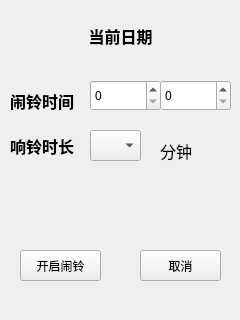
<?xml version="1.0" encoding="UTF-8"?>
<ui version="4.0">
 <class>AlarmWidget</class>
 <widget class="QWidget" name="AlarmWidget">
  <property name="geometry">
   <rect>
    <x>0</x>
    <y>0</y>
    <width>240</width>
    <height>320</height>
   </rect>
  </property>
  <property name="windowTitle">
   <string>Form</string>
  </property>
  <widget class="QLabel" name="label_2">
   <property name="geometry">
    <rect>
     <x>10</x>
     <y>130</y>
     <width>71</width>
     <height>31</height>
    </rect>
   </property>
   <property name="font">
    <font>
     <family>Adobe Arabic</family>
     <pointsize>12</pointsize>
     <weight>75</weight>
     <bold>true</bold>
    </font>
   </property>
   <property name="text">
    <string>响铃时长</string>
   </property>
  </widget>
  <widget class="QPushButton" name="comfirBtn">
   <property name="geometry">
    <rect>
     <x>20</x>
     <y>250</y>
     <width>81</width>
     <height>31</height>
    </rect>
   </property>
   <property name="text">
    <string>开启闹铃</string>
   </property>
  </widget>
  <widget class="QComboBox" name="durationComboBox">
   <property name="geometry">
    <rect>
     <x>90</x>
     <y>130</y>
     <width>51</width>
     <height>31</height>
    </rect>
   </property>
  </widget>
  <widget class="QPushButton" name="cancleBtn">
   <property name="geometry">
    <rect>
     <x>140</x>
     <y>250</y>
     <width>81</width>
     <height>31</height>
    </rect>
   </property>
   <property name="text">
    <string>取消</string>
   </property>
  </widget>
  <widget class="QLabel" name="currenttimeLabel">
   <property name="geometry">
    <rect>
     <x>10</x>
     <y>20</y>
     <width>221</width>
     <height>31</height>
    </rect>
   </property>
   <property name="font">
    <font>
     <family>Adobe Arabic</family>
     <pointsize>12</pointsize>
     <weight>75</weight>
     <bold>true</bold>
     <underline>false</underline>
    </font>
   </property>
   <property name="text">
    <string>当前日期</string>
   </property>
   <property name="alignment">
    <set>Qt::AlignCenter</set>
   </property>
  </widget>
  <widget class="QLabel" name="label_3">
   <property name="geometry">
    <rect>
     <x>160</x>
     <y>140</y>
     <width>51</width>
     <height>21</height>
    </rect>
   </property>
   <property name="font">
    <font>
     <family>Adobe Arabic</family>
     <pointsize>12</pointsize>
    </font>
   </property>
   <property name="text">
    <string>分钟</string>
   </property>
  </widget>
  <widget class="QSpinBox" name="minuteSpinBox">
   <property name="geometry">
    <rect>
     <x>160</x>
     <y>80</y>
     <width>71</width>
     <height>31</height>
    </rect>
   </property>
  </widget>
  <widget class="QSpinBox" name="hourSpinBox">
   <property name="geometry">
    <rect>
     <x>90</x>
     <y>80</y>
     <width>71</width>
     <height>31</height>
    </rect>
   </property>
  </widget>
  <widget class="QLabel" name="label">
   <property name="geometry">
    <rect>
     <x>10</x>
     <y>80</y>
     <width>71</width>
     <height>41</height>
    </rect>
   </property>
   <property name="font">
    <font>
     <family>Adobe Arabic</family>
     <pointsize>12</pointsize>
     <weight>75</weight>
     <bold>true</bold>
    </font>
   </property>
   <property name="text">
    <string>闹铃时间</string>
   </property>
  </widget>
 </widget>
 <resources/>
 <connections/>
</ui>
